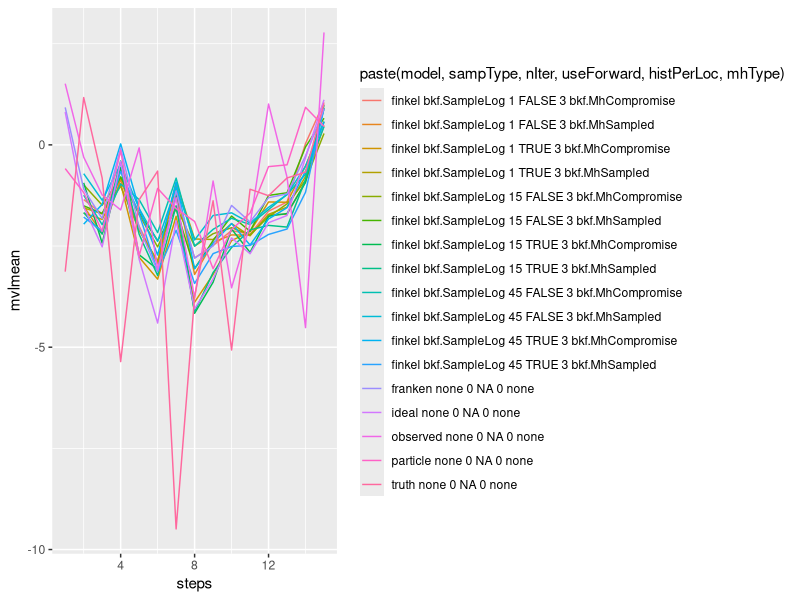
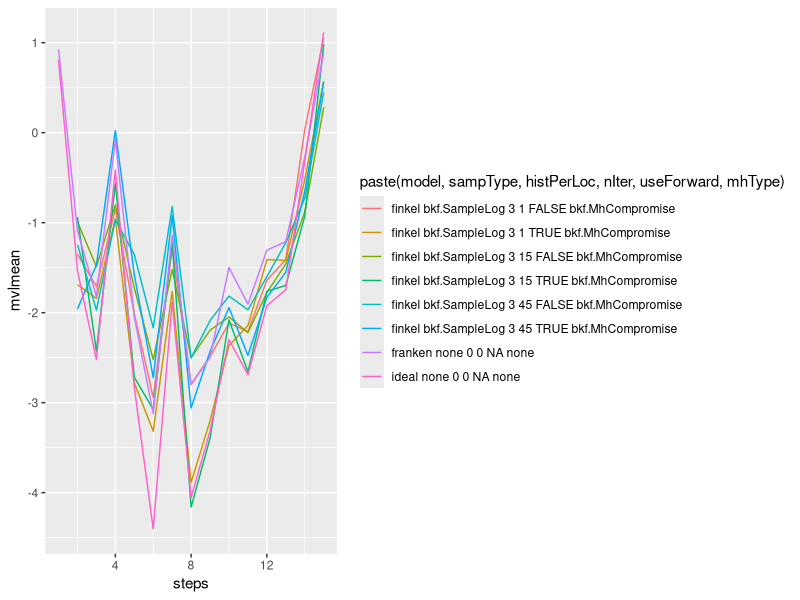
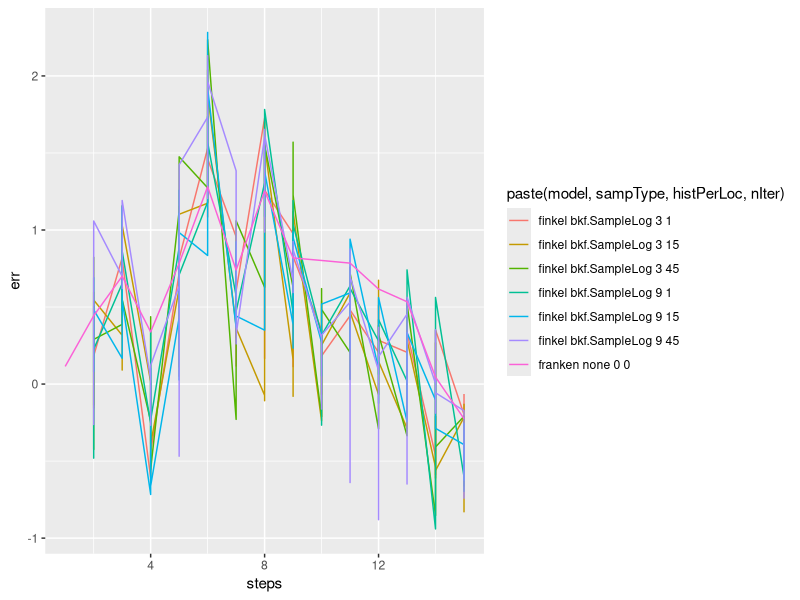
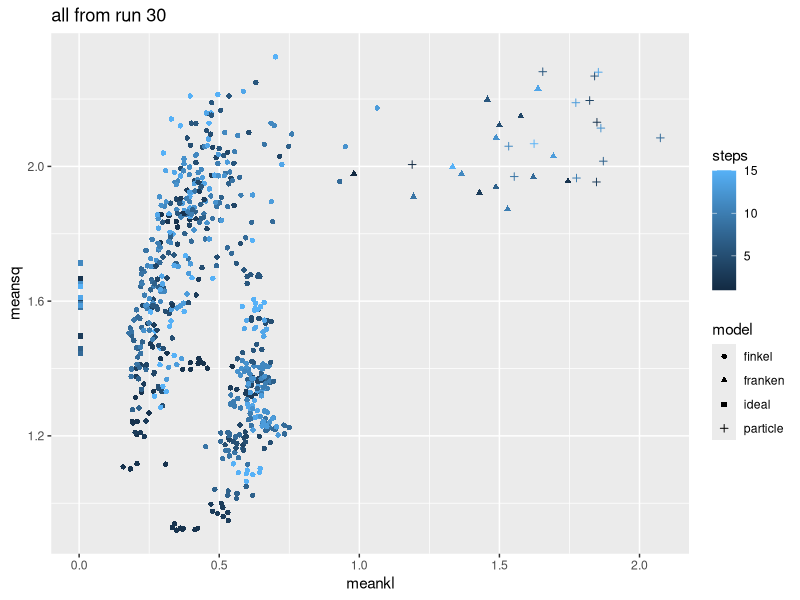
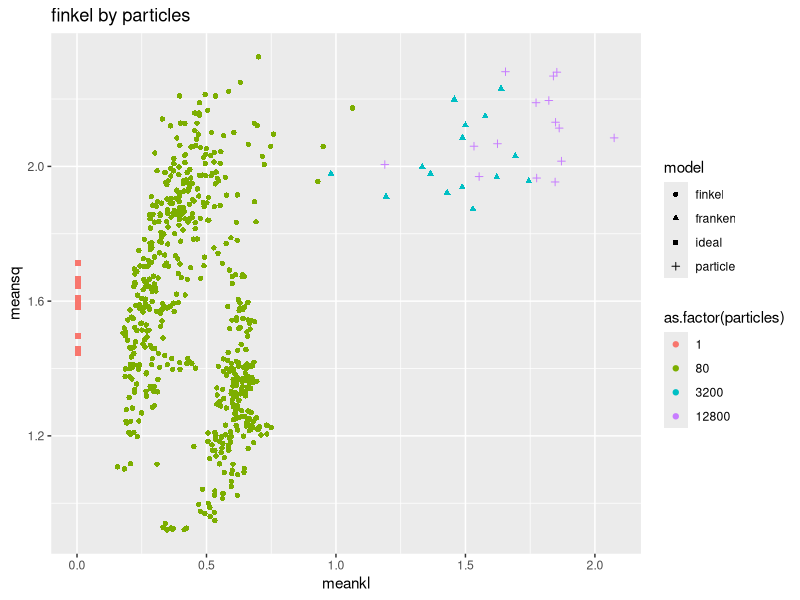
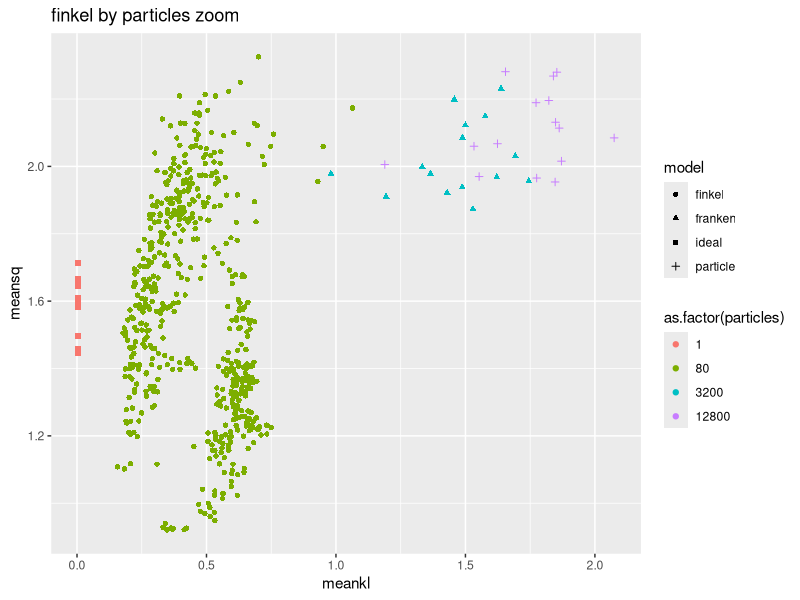
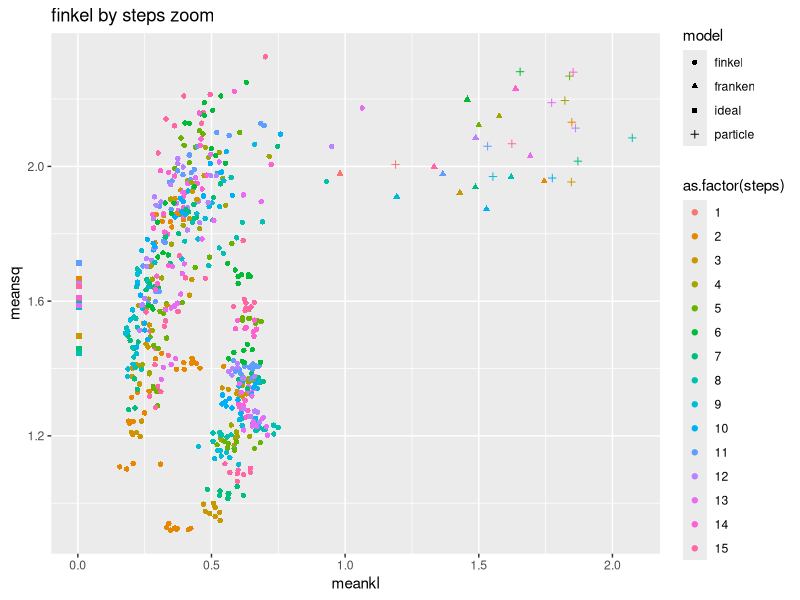
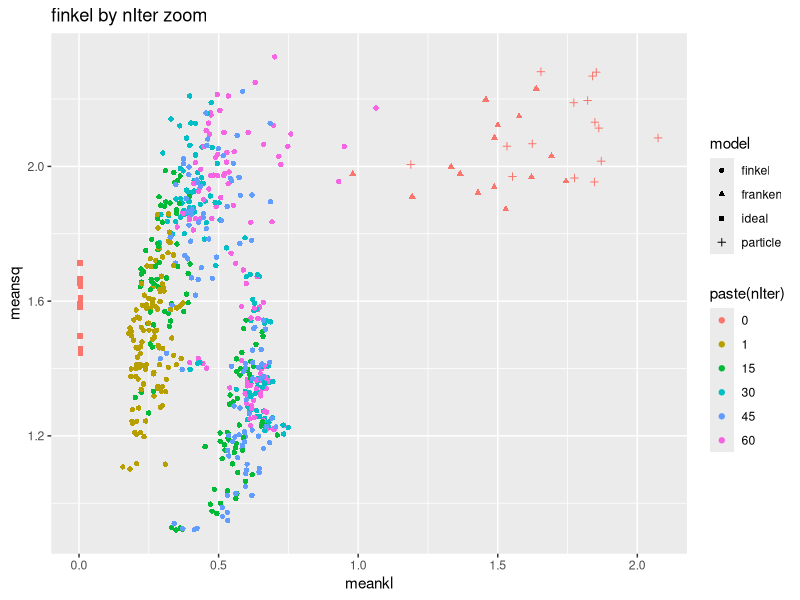

Recreate these plots in R, in order. (Note: this script raises an error after producing the figures.)
library(ggplot2)
library(data.table)

pd = position_dodge(20)

runs = fread("filtertest62.csv")
runs = rbind(runs,fread("filtertest63.csv"))
runs[,i:=.I]
starts = runs[model=="truth"&steps==1,i]
worldnum = Vectorize(function(i) {sum(i>=starts)})
runs[,worldid:=worldnum(i)]



runs[model != "finkel",nIter:=0]
# tracks over time of everything
wid = 15
ggplot(runs[worldid==wid&histPerLoc<4,],aes(y=mvlmean,x=steps,color=paste(model,sampType,nIter,useForward,histPerLoc,mhType))) + geom_line() 

# tracks over time of all 3 algorithms
ggplot(runs[worldid==wid&model %in% c("ideal", "finkel", "franken")&histPerLoc<4&mhType!="bkf.MhSampled",],aes(y=mvlmean,x=steps,color=paste(model,sampType,histPerLoc,nIter,useForward,mhType))) + geom_line() 

# calculate differences
getidealmean = Vectorize(function(astep,wid) {runs[worldid==wid&model=="ideal"&steps==astep,mvlmean]})
runs[,idealmean:=getidealmean(steps,worldid)]
runs[,nid:=Vectorize(length)(idealmean)]
runs[nid!=1,]
runs[,err:=mvlmean-idealmean]
ggplot(runs[worldid==wid&model %in% c("finkel", "franken")],aes(y=err,x=steps,color=paste(model,sampType,histPerLoc,nIter))) + geom_line() 
runs[,sum(err^2),by=paste(model,sampType,histPerLoc,nIter)]

runs = runs[model!="",]



runs[is.na(sampType),`:=`(sampType="none",mhType="none")]




runs[model=="particle",particles:=npf]
runs[model=="franken",particles:=nfapf]
runs[model=="finkel",particles:=nfp]
runs[model=="ideal",particles:=1]

#runs = rbind(runs,runs3)
runmeans = runs[,list(meankl=mean(kl),sdkl=sd(kl),
                      meancov=mean(covdiv),sdcov=sd(covdiv),
                      meandiff=mean(meandiv),sddiff=sd(meandiv),
                      meantime=mean(runtime),meansq=mean(sqerr,na.rm=T)),
                by=list(model,dimension,steps,particles,nIter,histPerLoc,sampType,mhType,useForward)]
runmeans2 = runs[,list(meankl=mean(kl),sdkl=sd(kl),
                      meancov=mean(covdiv),sdcov=sd(covdiv),
                      meandiff=mean(meandiv),sddiff=sd(meandiv),
                      meantime=mean(runtime,na.rm=T),meansq=mean(sqerr,na.rm=T)),
                by=list(model,dimension,particles,nIter,histPerLoc,sampType,mhType,useForward)] #no steps




rf = runmeans[model=="finkel"|model=="ideal",]
rnf = runmeans2[model!="finkel",]



qplot(meankl,meansq,data=runmeans[meankl<50&meankl>0&meansq<50,],shape=model,color=steps,main="all from run 30")

qplot(meankl,meansq,data=runmeans[meankl<50&meankl>0&meansq<50,],shape=model,color=as.factor(particles),main="finkel by particles")
qplot(meankl,meansq,data=runmeans[meankl<5&meankl>0&meansq<50,],shape=model,color=as.factor(particles),main="finkel by particles zoom")
qplot(meankl,meansq,data=runmeans[meankl<5&meankl>0&meansq<50,],shape=model,color=as.factor(steps),main="finkel by steps zoom")
qplot(meankl,meansq,data=runmeans[meankl<5&meankl>0&meansq<50,],shape=model,color=paste(nIter),main="finkel by nIter zoom")


qplot(meankl,meansq,data=runmeans[meankl<5&meankl>0&meansq<50,],shape=model,color=paste(nIter,useForward),main=
        "finkel by nIter useForward zoom")
qplot(meankl,meansq,data=runmeans2[meankl<5&meankl>0&meansq<50,],shape=useForward,color=paste(nIter),main=
        "finkel by nIter useForward zoom")


qplot(meankl,meansq,data=runmeans[meankl<5&meankl>0&meansq<50,],shape=model,color=as.factor(sampType),main="finkel by sampType zoom")

qplot(meankl,meansq,data=runmeans[meankl<5&meankl>0&meansq<50,],shape=model,color=as.factor(mhType),main="finkel by mhType zoom")
qplot(meankl,meansq,data=runmeans2[meankl<5&meankl>0&meansq<50,],shape=model,color=as.factor(mhType),main="finkel by mhType zoom")

qplot(meankl,meansq,data=runmeans[meankl<5&meankl>0&meansq<50,],shape=model,color=paste(histPerLoc,nIter),main="finkel by histPerLoc zoom")
qplot(meankl,meansq,data=runmeans2[meankl<5&meankl>0&meansq<50,],shape=model,color=paste(histPerLoc,nIter),main="finkel by histPerLoc zoom")

qplot(meankl,meansq,data=runmeans[meankl<5&meankl>0&meansq<50,],shape=model,color=as.factor(paste(sampType,mhType)),main="finkel by samp/mh zoom")
qplot(meankl,meansq,data=rf[meankl<5&sampType=="bkf.SampleLog"&mhType=="bkf.MhCompromise",],shape=as.factor(nIter),color=as.factor(particles),size=steps,main="log/compromise by nIter/particles")
qplot(meankl,meansq,data=runmeans[meankl<50&(model!="finkel"|(sampType=="bkf.SampleLog"&mhType=="bkf.MhCompromise")),],shape=model,color=paste(as.factor(pmin(particles,1001)),nIter),main="nonfinkel plus log/compromise by nIter/particles")





runs[is.na(sampType),sampType:="NA"]
runs[model !="finkel",sampType:="none"]

runs[is.na(histPerLoc),histPerLoc:=0]
runs[is.na(nIter),nIter:=0]

times= lm(runtime ~ model + nIter + sampType + particles + particles*model + I(particles**2*(model=="finkel")), runs)
times= lm(runtime ~ model + nIter + histPerLoc + I(histPerLoc*nIter) + sampType + particles + particles*model + I(particles**2*(model=="finkel")) + I(histPerLoc*nIter*(sampType=="compromise2.1..log7.5_20")), runs)
summary(times)

runs[,invpart:=1/sqrt(particles)]
runs[,invIter1:=exp(-nIter/50)]
runs[,invIter2:=exp(-nIter/500)]
runs[,invIter1:=exp(-nIter/50)]
runs[,invIter2:=exp(-nIter/500)]
runs[,lkl:=log(kl)]
errors = lm(lkl ~ model + invpart + invpart*model + histPerLoc + sampType + invIter1 + invIter2,runs)
summary(errors)

nona = copy(runs)
nona[is.na(histPerLoc),histPerLoc:=0]

table(rf[,list(meankl<10,sampType)])
table(rf[,list(meankl<10,histPerLoc)])
table(rf[,list(meankl<10,steps)])
table(rf[,list(meankl<10,nfp)])
table(runmeans[,list(meankl<10,model)])



























#for 33 and on

runs = fread("filtertest37.csv", fill=TRUE)
runs = runs[model=="finkel",]
runs = rbind(runs,fread("filtertest36.csv", fill=TRUE))
runs = rbind(runs,fread("filtertest38.csv", fill=TRUE))
runs = rbind(runs,fread("filtertest39.csv", fill=TRUE))
#runs = rbind(runs,fread("filtertest40.csv", fill=TRUE))
runs = rbind(runs,fread("filtertest41.csv", fill=TRUE))
runs = rbind(runs,fread("filtertesty.csv", fill=TRUE))


runs2 = fread("filtertest40.csv", fill=TRUE)
runs = rbind(runs,runs2)

#above is largely focused on 400/.85. Now, some 600/.7:
runs = fread("filtertesty.csv", fill=TRUE)




runs[,params:=paste(sampType,mhType)]




runs[model=="particle",particles:=npf]
runs[model=="franken",particles:=nfapf]
runs[model=="finkel",particles:=nfp]
runs[model=="ideal",particles:=1]

#runs = rbind(runs,runs3)
runmeans = runs[,list(meankl=mean(kl),sdkl=sd(kl),
                      meancov=mean(covdiv),sdcov=sd(covdiv),
                      meandiff=mean(meandiv),sddiff=sd(meandiv),
                      meantime=mean(runtime),meansq=mean(sqerr,na.rm=T)),
                by=list(model,dimension,steps,particles,nIter,histPerLoc,sampType,mhType,params)]
runmeans2 = runs[,list(meankl=mean(kl),sdkl=sd(kl),
                       meancov=mean(covdiv),sdcov=sd(covdiv),
                       meandiff=mean(meandiv),sddiff=sd(meandiv),
                       meantime=mean(runtime,na.rm=T),meansq=mean(sqerr,na.rm=T)),
                 by=list(model,particles,nIter,histPerLoc,sampType,mhType,params)] #no steps




rf = runmeans[model=="finkel"|model=="ideal",]
rnf = runmeans2[model!="finkel",]

equilib = runmeans[steps>7,list(kl=mean(meankl),sq=mean(meansq)),by=list(model,params,sampType,mhType)]

# x=time, y=meansq
ggplot(data=runmeans[dimension==48&(nIter %in% c(0,30))&(particles %in% c(1,300,45000,180000)),][order(model,steps),],aes(x=steps,y=meansq,shape=factor(particles),
                                              group=paste(model,particles,sampType,mhType,nIter,histPerLoc))
) + geom_path(aes(linetype=model)) + geom_point(aes(color=steps)) 


ggplot(data=equilib,aes(x=sqrt(kl),y=sqrt(sq),color=paste(model,sampType),shape=mhType)) + geom_point()

ggplot(data=runmeans[order(model,steps),],aes(x=meankl,y=meansq,shape=model,
                                              group=paste(model,particles,sampType,mhType,nIter,histPerLoc))
) + geom_path(aes(linetype=model)) + geom_point(aes(color=steps))

ggplot(data=runmeans[,],aes(x=sqrt(meankl),y=sqrt(meansq),shape=model,group=model)
) + geom_path(aes(linetype=model,color=model)
) + geom_point(
) 

ggplot(data=runmeans[model=="finkel"&nIter>10,],aes(x=sqrt(meankl),y=sqrt(meansq),shape=params,group=params)
) + geom_path(aes(linetype=params,color=params)
) + geom_point(aes(color=params)
) 

ggplot(data=runmeans[model=="finkel"&particles==400&nIter>10,],aes(x=sqrt(meankl),y=sqrt(meansq),group=paste(params,particles,nIter,histPerLoc))
) + geom_path(aes(linetype=params,color=params)
) + geom_point(aes(color=params,shape=factor(histPerLoc))
) 


ggplot(data=runmeans[model=="ideal"|(particles==400&nIter>10),],aes(x=sqrt(meankl),y=sqrt(meansq),group=paste(model,params,particles,nIter,histPerLoc,dimension))
) + geom_path(aes(linetype=params,color=params)
) + geom_point(aes(color=params,shape=factor(histPerLoc))
) 


ggplot(data=runmeans[model=="ideal"|(particles>300&nIter>10&params=="bkf.SampleLog bkf.MhCompromise"),],aes(x=sqrt(meankl),y=sqrt(meansq),group=paste(model,params,particles,nIter,histPerLoc,dimension))
) + geom_path(aes(linetype=factor(nIter),color=factor(nIter))
) + geom_point(aes(shape=factor(histPerLoc))
)
#+ scale_x_continuous(limits=c(0,10)) + scale_y_continuous(limits=c(0,8))



ggplot(data=runmeans[model!="finkel"|(nIter==70&particles==800),],aes(x=sqrt(meankl),y=sqrt(meansq),shape=paste(mhType,sampType),group=model)
) + geom_path(aes(linetype=model,color=model)
) + geom_point(
) 




ggplot(data=runmeans[model=="franken",],aes(x=sqrt(meankl),y=sqrt(meansq),shape=model,group=model)
) + geom_path(aes(linetype=model,color=factor(particles))
) + geom_point(
) 

+ scale_x_continuous(limits=c(0,20)) + scale_y_continuous(limits=c(1,10))


qplot(sqrt(meankl),meansq,data=runmeans[,],color=model,main="zoom 30 colors")


qplot(sqrt(meankl),sqrt(meansq),data=runmeans2[,],shape=paste(model,nIter),color=log(particles),main="finkel by particles")



qplot(sqrt(meankl),sqrt(meansq),data=runmeans[,],shape=model,color=as.factor(particles),main="finkel by particles")
qplot(sqrt(meankl),sqrt(meansq),data=runmeans[,],shape=model,color=as.factor(particles),main="finkel by particles zoom")
qplot(sqrt(meankl),sqrt(meansq),data=runmeans[,],shape=model,color=as.factor(steps),main="finkel by steps zoom")
qplot(sqrt(meankl),sqrt(meansq),data=runmeans[,],shape=model,color=as.factor(nIter),main="finkel by nIter zoom")
qplot(sqrt(meankl),sqrt(meansq),data=runmeans[,],shape=model,color=as.factor(sampType),main="finkel by sampType zoom")
qplot(sqrt(meankl),sqrt(meansq),data=runmeans[,],shape=model,color=as.factor(mhType),main="finkel by mhType zoom")
qplot(sqrt(meankl),sqrt(meansq),data=runmeans[,],shape=model,color=as.factor(histPerLoc),main="finkel by histPerLoc zoom")
qplot(sqrt(meankl),sqrt(meansq),data=runmeans[,],shape=model,color=as.factor(paste(sampType,mhType)),main="finkel by samp/mh zoom")
qplot(sqrt(meankl),sqrt(meansq),data=runmeans[,],shape=model,color=as.factor(paste(sampType,mhType)),main="finkel by samp/mh zoom")
qplot(sqrt(meankl),sqrt(meansq),data=rf[sampType=="bkf.SampleLog"&mhType=="bkf.MhCompromise",],shape=as.factor(nIter),color=as.factor(particles),size=steps,main="log/compromise by nIter/particles")
qplot(sqrt(meankl),sqrt(meansq),data=runmeans[(model!="finkel"|(sampType=="bkf.SampleLog"&mhType=="bkf.MhCompromise")),],shape=model,color=as.factor(pmin(particles,1001)),main="nonfinkel plus log/compromise by nIter/particles")



